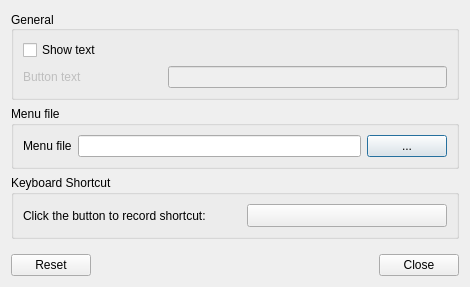
<?xml version="1.0" encoding="UTF-8"?>
<ui version="4.0">
 <class>LxQtMainMenuConfiguration</class>
 <widget class="QDialog" name="LxQtMainMenuConfiguration">
  <property name="geometry">
   <rect>
    <x>0</x>
    <y>0</y>
    <width>470</width>
    <height>287</height>
   </rect>
  </property>
  <property name="windowTitle">
   <string>Main Menu settings</string>
  </property>
  <layout class="QVBoxLayout" name="verticalLayout">
   <item>
    <widget class="QGroupBox" name="generalGB">
     <property name="title">
      <string>General</string>
     </property>
     <property name="alignment">
      <set>Qt::AlignLeading|Qt::AlignLeft|Qt::AlignVCenter</set>
     </property>
     <property name="flat">
      <bool>false</bool>
     </property>
     <property name="checkable">
      <bool>false</bool>
     </property>
     <layout class="QGridLayout" name="gridLayout">
      <item row="0" column="0" colspan="3">
       <widget class="QCheckBox" name="showTextCB">
        <property name="text">
         <string>Show text</string>
        </property>
       </widget>
      </item>
      <item row="1" column="0">
       <widget class="QLabel" name="textL">
        <property name="enabled">
         <bool>false</bool>
        </property>
        <property name="text">
         <string>Button text</string>
        </property>
       </widget>
      </item>
      <item row="1" column="1" colspan="2">
       <widget class="QLineEdit" name="textLE">
        <property name="enabled">
         <bool>false</bool>
        </property>
       </widget>
      </item>
     </layout>
    </widget>
   </item>
   <item>
    <widget class="QGroupBox" name="menuGB">
     <property name="enabled">
      <bool>true</bool>
     </property>
     <property name="title">
      <string>Menu file</string>
     </property>
     <layout class="QGridLayout" name="gridLayout_2">
      <item row="0" column="0">
       <widget class="QLabel" name="menuFileL">
        <property name="text">
         <string>Menu file</string>
        </property>
       </widget>
      </item>
      <item row="0" column="1">
       <widget class="QLineEdit" name="menuFilePathLE">
        <property name="readOnly">
         <bool>true</bool>
        </property>
       </widget>
      </item>
      <item row="0" column="2">
       <widget class="QPushButton" name="chooseMenuFilePB">
        <property name="text">
         <string>...</string>
        </property>
       </widget>
      </item>
     </layout>
    </widget>
   </item>
   <item>
    <widget class="QGroupBox" name="groupBox">
     <property name="title">
      <string>Keyboard Shortcut</string>
     </property>
     <layout class="QGridLayout" name="gridLayout_3">
      <item row="0" column="1">
       <widget class="ShortcutSelector" name="shortcutEd">
        <property name="minimumSize">
         <size>
          <width>200</width>
          <height>0</height>
         </size>
        </property>
        <property name="text">
         <string/>
        </property>
       </widget>
      </item>
      <item row="0" column="0">
       <widget class="QLabel" name="label">
        <property name="text">
         <string>Click the button to record shortcut:</string>
        </property>
       </widget>
      </item>
     </layout>
    </widget>
   </item>
   <item>
    <spacer name="verticalSpacer">
     <property name="orientation">
      <enum>Qt::Vertical</enum>
     </property>
     <property name="sizeHint" stdset="0">
      <size>
       <width>20</width>
       <height>41</height>
      </size>
     </property>
    </spacer>
   </item>
   <item>
    <widget class="QDialogButtonBox" name="buttons">
     <property name="orientation">
      <enum>Qt::Horizontal</enum>
     </property>
     <property name="standardButtons">
      <set>QDialogButtonBox::Close|QDialogButtonBox::Reset</set>
     </property>
    </widget>
   </item>
  </layout>
 </widget>
 <customwidgets>
  <customwidget>
   <class>ShortcutSelector</class>
   <extends>QToolButton</extends>
   <header location="global">LXQtGlobalKeysUi/ShortcutSelector</header>
  </customwidget>
 </customwidgets>
 <resources/>
 <connections/>
</ui>
